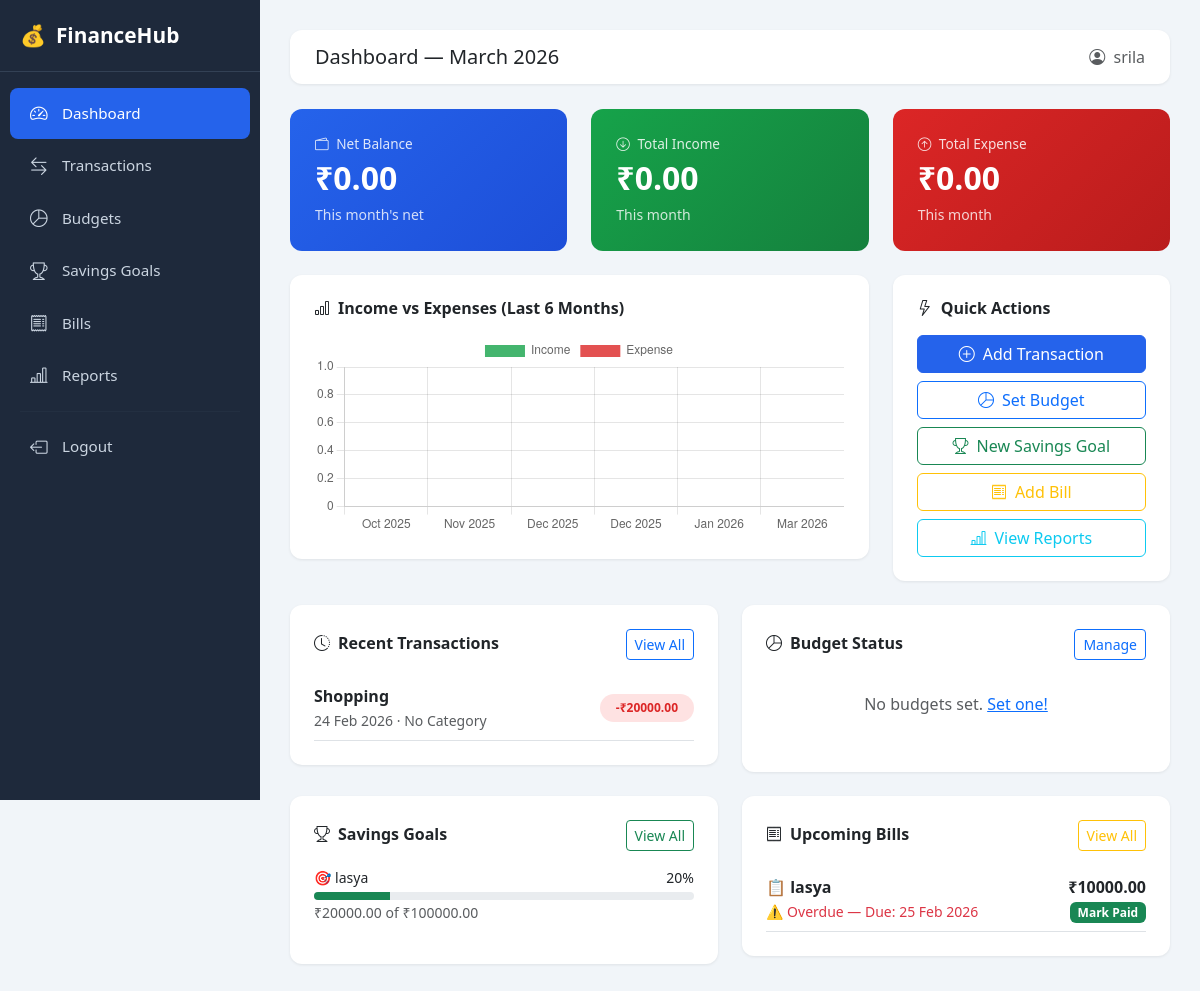
The page /dashboard/ (signed in) on the database its author committed.
### finance/models.py (models this page shows, shortened)
class Transaction(models.Model):
    TYPE_CHOICES = [
        ('income', 'Income'),
        ('expense', 'Expense'),
    ]
    user = models.ForeignKey(User, on_delete=models.CASCADE)
    title = models.CharField(max_length=200)
    amount = models.DecimalField(max_digits=12, decimal_places=2)
    transaction_type = models.CharField(max_length=10, choices=TYPE_CHOICES)
    category = models.ForeignKey(Category, on_delete=models.SET_NULL, null=True, blank=True)
    date = models.DateField(default=timezone.now)
    note = models.TextField(blank=True)
    created_at = models.DateTimeField(auto_now_add=True)
    class Meta:
        ordering = ['-date', '-created_at']

class SavingsGoal(models.Model):
    user = models.ForeignKey(User, on_delete=models.CASCADE)
    name = models.CharField(max_length=200)
    target_amount = models.DecimalField(max_digits=12, decimal_places=2)
    saved_amount = models.DecimalField(max_digits=12, decimal_places=2, default=0)
    deadline = models.DateField(null=True, blank=True)
    icon = models.CharField(max_length=10, default='🎯')
    created_at = models.DateTimeField(auto_now_add=True)
    class Meta:
        ordering = ['-created_at']
    def percentage(self):
        if self.target_amount == 0:
            return 0
        return min(int((self.saved_amount / self.target_amount) * 100), 100)

class Bill(models.Model):
    FREQUENCY_CHOICES = [
        ('monthly', 'Monthly'),
        ('weekly', 'Weekly'),
        ('yearly', 'Yearly'),
        ('one_time', 'One Time'),
    ]
    user = models.ForeignKey(User, on_delete=models.CASCADE)
    name = models.CharField(max_length=200)
    amount = models.DecimalField(max_digits=12, decimal_places=2)
    due_date = models.DateField()
    frequency = models.CharField(max_length=20, choices=FREQUENCY_CHOICES, default='monthly')
    is_paid = models.BooleanField(default=False)
    icon = models.CharField(max_length=10, default='📋')
    note = models.TextField(blank=True)
    class Meta:
        ordering = ['due_date']
    def is_overdue(self):
        return not self.is_paid and self.due_date < timezone.now().date()

### finance/views.py (the view)
# urls.py: path('dashboard/', views.dashboard, name='dashboard'),
@login_required
def dashboard(request):
    now = timezone.now()
    user = request.user
    income = Transaction.objects.filter(
        user=user, transaction_type='income',
        date__month=now.month, date__year=now.year
    ).aggregate(Sum('amount'))['amount__sum'] or 0
    expense = Transaction.objects.filter(
        user=user, transaction_type='expense',
        date__month=now.month, date__year=now.year
    ).aggregate(Sum('amount'))['amount__sum'] or 0
    balance = income - expense
    recent_transactions = Transaction.objects.filter(user=user)[:5]
    budgets = Budget.objects.filter(user=user, month=now.month, year=now.year)
    goals = SavingsGoal.objects.filter(user=user)[:3]
    upcoming_bills = Bill.objects.filter(
        user=user, is_paid=False,
        due_date__lte=now.date() + timedelta(days=7)
    )
    chart_labels = []
    chart_income = []
    chart_expense = []
    for i in range(5, -1, -1):
        d = date(now.year, now.month, 1) - timedelta(days=i * 30)
        label = d.strftime('%b %Y')
        chart_labels.append(label)
        inc = Transaction.objects.filter(
            user=user, transaction_type='income',
            date__month=d.month, date__year=d.year
        ).aggregate(Sum('amount'))['amount__sum'] or 0
        exp = Transaction.objects.filter(
            user=user, transaction_type='expense',
            date__month=d.month, date__year=d.year
        ).aggregate(Sum('amount'))['amount__sum'] or 0
        chart_income.append(float(inc))
        chart_expense.append(float(exp))
    context = {
        'income': income,
        'expense': expense,
        'balance': balance,
        'recent_transactions': recent_transactions,
        'budgets': budgets,
        'goals': goals,
        'upcoming_bills': upcoming_bills,
        'chart_labels': json.dumps(chart_labels),
        'chart_income': json.dumps(chart_income),
        'chart_expense': json.dumps(chart_expense),
        'current_month': now.strftime('%B %Y'),
    }
    return render(request, 'finance/dashboard.html', context)

### finance/templates/finance/dashboard.html (shortened to what this page needs)
{% extends 'finance/base.html' %}
{% block page_title %}Dashboard — {{ current_month }}{% endblock %}
{% block content %}
<div class="row g-4 mb-4">
    <div class="col-md-4">
        <div class="stat-card" style="background: linear-gradient(135deg, #2563eb, #1d4ed8);">
            <div class="stat-label"><i class="bi bi-wallet2 me-1"></i> Net Balance</div>
            <div class="stat-value">₹{{ balance|floatformat:2 }}</div>
            <small style="opacity:0.8;">This month's net</small>
        </div>
    </div>
    <div class="col-md-4">
        <div class="stat-card" style="background: linear-gradient(135deg, #16a34a, #15803d);">
            <div class="stat-label"><i class="bi bi-arrow-down-circle me-1"></i> Total Income</div>
            <div class="stat-value">₹{{ income|floatformat:2 }}</div>
            <small style="opacity:0.8;">This month</small>
        </div>
    </div>
    <div class="col-md-4">
        <div class="stat-card" style="background: linear-gradient(135deg, #dc2626, #b91c1c);">
            <div class="stat-label"><i class="bi bi-arrow-up-circle me-1"></i> Total Expense</div>
            <div class="stat-value">₹{{ expense|floatformat:2 }}</div>
            <small style="opacity:0.8;">This month</small>
        </div>
    </div>
</div>
<div class="row g-4 mb-4">
    <div class="col-lg-8">
        <div class="card p-4">
            <h6 class="fw-bold mb-3"><i class="bi bi-bar-chart me-2"></i>Income vs Expenses (Last 6 Months)</h6>
            <canvas id="barChart" height="200"></canvas>
        </div>
    </div>
    <div class="col-lg-4">
        <div class="card p-4">
            <h6 class="fw-bold mb-3"><i class="bi bi-lightning me-2"></i>Quick Actions</h6>
            <div class="d-grid gap-2">
                <a href="{% url 'add_transaction' %}" class="btn btn-primary">
                    <i class="bi bi-plus-circle me-2"></i>Add Transaction
                </a>
                <a href="{% url 'add_budget' %}" class="btn btn-outline-primary">
                    <i class="bi bi-pie-chart me-2"></i>Set Budget
                </a>
                <a href="{% url 'add_goal' %}" class="btn btn-outline-success">
                    <i class="bi bi-trophy me-2"></i>New Savings Goal
                </a>
                <a href="{% url 'add_bill' %}" class="btn btn-outline-warning">
                    <i class="bi bi-receipt me-2"></i>Add Bill
                </a>
                <a href="{% url 'reports' %}" class="btn btn-outline-info">
                    <i class="bi bi-bar-chart-line me-2"></i>View Reports
                </a>
            </div>
        </div>
    </div>
</div>
<div class="row g-4 mb-4">
    <div class="col-lg-6">
        <div class="card p-4">
            <div class="d-flex justify-content-between align-items-center mb-3">
                <h6 class="fw-bold mb-0"><i class="bi bi-clock-history me-2"></i>Recent Transactions</h6>
                <a href="{% url 'transaction_list' %}" class="btn btn-sm btn-outline-primary">View All</a>
            </div>
            {% if recent_transactions %}
            {% for t in recent_transactions %}
            <div class="d-flex justify-content-between align-items-center py-2 border-bottom">
                <div>
                    <div class="fw-semibold">{{ t.title }}</div>
                    <small class="text-muted">{{ t.date|date:"d M Y" }} · {{ t.category.name|default:"No Category" }}</small>
                </div>
                <span class="badge {% if t.transaction_type == 'income' %}badge-income{% else %}badge-expense{% endif %} px-3 py-2 rounded-pill">
                    {% if t.transaction_type == 'income' %}+{% else %}-{% endif %}₹{{ t.amount }}
                </span>
            </div>
            {% endfor %}
            {% else %}
            <p class="text-muted text-center py-3">No transactions yet. <a href="{% url 'add_transaction' %}">Add one!</a></p>
            {% endif %}
        </div>
    </div>
    <div class="col-lg-6">
        <div class="card p-4">
            <div class="d-flex justify-content-between align-items-center mb-3">
                <h6 class="fw-bold mb-0"><i class="bi bi-pie-chart me-2"></i>Budget Status</h6>
                <a href="{% url 'budget_list' %}" class="btn btn-sm btn-outline-primary">Manage</a>
            </div>
            {% if budgets %}
            {% for b in budgets %}
            <div class="mb-3">
                <div class="d-flex justify-content-between small mb-1">
                    <span>{{ b.category.icon }} {{ b.category.name }}</span>
                    <span class="{% if b.percentage_used >= 90 %}text-danger{% elif b.percentage_used >= 70 %}text-warning{% else %}text-success{% endif %}">
                        ₹{{ b.spent_amount|floatformat:0 }} / ₹{{ b.limit_amount }}
                    </span>
                </div>
                <div class="progress">
                    <div class="progress-bar {% if b.percentage_used >= 90 %}bg-danger{% elif b.percentage_used >= 70 %}bg-warning{% else %}bg-success{% endif %}"
                         style="width: {{ b.percentage_used }}%"></div>
                </div>
            </div>
            {% endfor %}
            {% else %}
            <p class="text-muted text-center py-3">No budgets set. <a href="{% url 'add_budget' %}">Set one!</a></p>
            {% endif %}
        </div>
    </div>
</div>
<div class="row g-4">
    <div class="col-lg-6">
        <div class="card p-4">
            <div class="d-flex justify-content-between align-items-center mb-3">
                <h6 class="fw-bold mb-0"><i class="bi bi-trophy me-2"></i>Savings Goals</h6>
                <a href="{% url 'goal_list' %}" class="btn btn-sm btn-outline-success">View All</a>
            </div>
            {% if goals %}
            {% for g in goals %}
            <div class="mb-3">
                <div class="d-flex justify-content-between small mb-1">
                    <span>{{ g.icon }} {{ g.name }}</span>
                    <span>{{ g.percentage }}%</span>
                </div>
                <div class="progress">
                    <div class="progress-bar bg-success" style="width: {{ g.percentage }}%"></div>
                </div>
                <small class="text-muted">₹{{ g.saved_amount }} of ₹{{ g.target_amount }}</small>
            </div>
            {% endfor %}
            {% else %}
            <p class="text-muted text-center py-3">No savings goals yet. <a href="{% url 'add_goal' %}">Add one!</a></p>
            {% endif %}
        </div>
    </div>
    <div class="col-lg-6">
        <div class="card p-4">
            <div class="d-flex justify-content-between align-items-center mb-3">
                <h6 class="fw-bold mb-0"><i class="bi bi-receipt me-2"></i>Upcoming Bills</h6>
                <a href="{% url 'bill_list' %}" class="btn btn-sm btn-outline-warning">View All</a>
            </div>
            {% if upcoming_bills %}
            {% for bill in upcoming_bills %}
            <div class="d-flex justify-content-between align-items-center py-2 border-bottom">
                <div>
                    <div class="fw-semibold">{{ bill.icon }} {{ bill.name }}</div>
                    <small class="{% if bill.is_overdue %}text-danger{% else %}text-muted{% endif %}">
                        {% if bill.is_overdue %}⚠️ Overdue — {% endif %}Due: {{ bill.due_date|date:"d M Y" }}
                    </small>
                </div>
                <div class="text-end">
                    <div class="fw-semibold">₹{{ bill.amount }}</div>
                    <a href="{% url 'mark_bill_paid' bill.pk %}" class="badge bg-success text-decoration-none">Mark Paid</a>
                </div>
            </div>
            {% endfor %}
            {% else %}
            <p class="text-muted text-center py-3">No upcoming bills. 🎉</p>
            {% endif %}
        </div>
    </div>
</div>
{% endblock %}
{% block extra_js %}
<script>
const ctx = document.getElementById('barChart').getContext('2d');
new Chart(ctx, {
    type: 'bar',
    data: {
        labels: {{ chart_labels|safe }},
        datasets: [
            {
                label: 'Income',
                data: {{ chart_income|safe }},
                backgroundColor: 'rgba(22, 163, 74, 0.8)',
                borderRadius: 6,
            },
            {
                label: 'Expense',
                data: {{ chart_expense|safe }},
                backgroundColor: 'rgba(220, 38, 38, 0.8)',
                borderRadius: 6,
            }
        ]
    },
    options: {
        responsive: true,
        plugins: { legend: { position: 'top' } },
        scales: { y: { beginAtZero: true } }
    }
});
</script>
{% endblock %}

### finance/templates/finance/base.html (shortened to what this page needs)
<!DOCTYPE html>
<html lang="en">
<head>
    <link href="https://cdn.jsdelivr.net/npm/bootstrap@5.3.0/dist/css/bootstrap.min.css" rel="stylesheet">
    <link href="https://cdn.jsdelivr.net/npm/bootstrap-icons@1.11.0/font/bootstrap-icons.css" rel="stylesheet">
</head>
<body>
{% if user.is_authenticated %}
<div class="sidebar">
    <div class="brand">
        <span>💰</span> FinanceHub
    </div>
    <nav class="mt-3">
        <a href="{% url 'dashboard' %}" class="nav-link {% if request.resolver_match.url_name == 'dashboard' %}active{% endif %}">
            <i class="bi bi-speedometer2"></i> Dashboard
        </a>
        <a href="{% url 'transaction_list' %}" class="nav-link {% if 'transaction' in request.resolver_match.url_name %}active{% endif %}">
            <i class="bi bi-arrow-left-right"></i> Transactions
        </a>
        <a href="{% url 'budget_list' %}" class="nav-link {% if 'budget' in request.resolver_match.url_name %}active{% endif %}">
            <i class="bi bi-pie-chart"></i> Budgets
        </a>
        <a href="{% url 'goal_list' %}" class="nav-link {% if 'goal' in request.resolver_match.url_name %}active{% endif %}">
            <i class="bi bi-trophy"></i> Savings Goals
        </a>
        <a href="{% url 'bill_list' %}" class="nav-link {% if 'bill' in request.resolver_match.url_name %}active{% endif %}">
            <i class="bi bi-receipt"></i> Bills
        </a>
        <a href="{% url 'reports' %}" class="nav-link {% if 'report' in request.resolver_match.url_name %}active{% endif %}">
            <i class="bi bi-bar-chart-line"></i> Reports
        </a>
        <hr style="border-color:#334155; margin: 10px 20px;">
        <a href="{% url 'logout' %}" class="nav-link">
            <i class="bi bi-box-arrow-left"></i> Logout
        </a>
    </nav>
</div>
<div class="main-content">
    <div class="topbar">
        <h5 class="mb-0 fw-600">{% block page_title %}Dashboard{% endblock %}</h5>
        <span class="text-muted"><i class="bi bi-person-circle me-1"></i> {{ user.username }}</span>
    </div>
    {% block content %}{% endblock %}
</div>
{% else %}
{% block auth_content %}{% endblock %}
{% endif %}
{% block extra_js %}{% endblock %}
</body>
</html>

### rows shown on the page
Transaction: title "Shopping", date "24 Feb 2026", category.name "No Category", amount "20000.00"
SavingsGoal: icon "🎯", name "lasya", percentage "20", saved_amount "20000.00", target_amount "100000.00"
Bill: icon "📋", name "lasya", is_paid "⚠️ Overdue —", due_date "25 Feb 2026", amount "10000.00"

### other values the page prints
{{ user.username }} "srila"
{{ balance|floatformat:2 }} "0.00"
{{ income|floatformat:2 }} "0.00"
{{ expense|floatformat:2 }} "0.00"
chart data {{ chart_income|safe }} [0.0, 0.0, 0.0, 0.0, 0.0, 0.0]
chart data {{ chart_expense|safe }} [0.0, 0.0, 0.0, 0.0, 0.0, 0.0]
